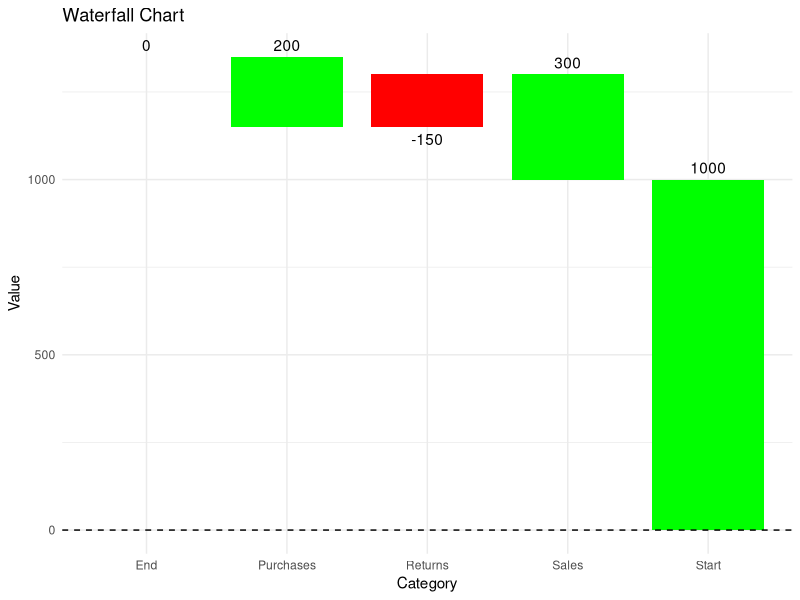

Generate this figure with R:
# Ensure ggplot2 package is installed
if (!require('ggplot2')) install.packages('ggplot2', repos='http://cran.rstudio.com/')

# Load ggplot2 package
library(ggplot2)

# Replace 'dataset' with the actual name of your dataset in Power BI
# Ensure your dataset has columns named 'category' and 'value'
dataset <- data.frame(category = c('Start', 'Sales', 'Returns', 'Purchases', 'End'),
                      value = c(1000, 300, -150, 200, 0))

# Calculate cumulative values
dataset$cumulative <- cumsum(c(0, dataset$value[1:(nrow(dataset)-1)]))

# Calculate end positions for segments
dataset$end <- dataset$cumulative + dataset$value

# Define colors for positive and negative values
dataset$color <- ifelse(dataset$value > 0, 'green', 'red')

# Create waterfall plot
ggplot(dataset, aes(x = category)) +
  geom_rect(aes(xmin = as.numeric(factor(category)) - 0.4, xmax = as.numeric(factor(category)) + 0.4,
                ymin = cumulative, ymax = end, fill = color)) +
  scale_fill_identity() +
  theme_minimal() +
  labs(title = 'Waterfall Chart', x = 'Category', y = 'Value') +
  geom_text(aes(label = value, y = end), vjust = ifelse(dataset$value >= 0, -0.5, 1.5)) +
  geom_hline(yintercept = 0, linetype = 'dashed', color = 'black')
